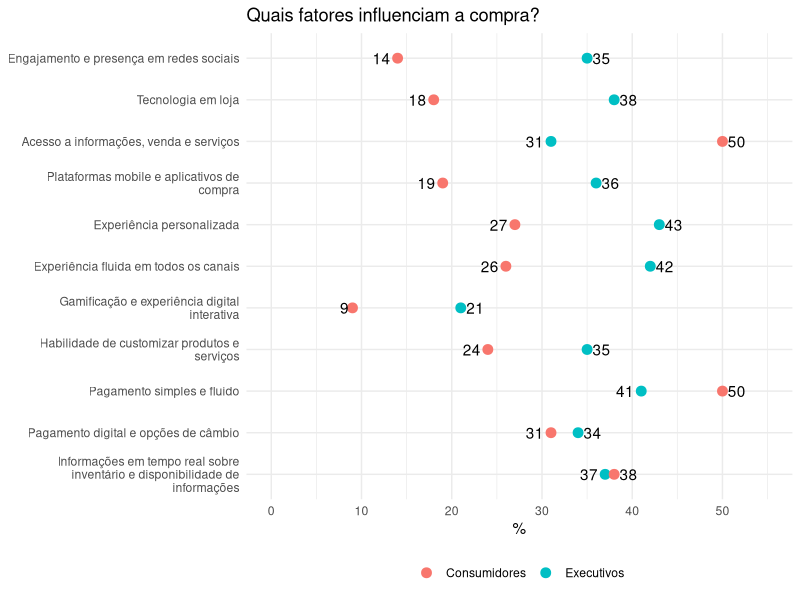
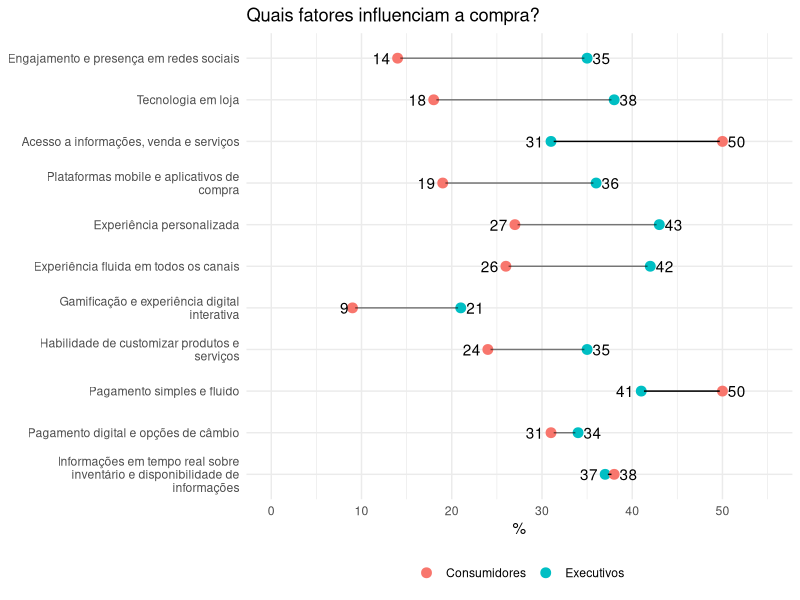

These charts were generated, in order, by the following R code:
## ---- chunk 1
knitr::opts_chunk$set(echo = TRUE, message = FALSE, warning = FALSE)
## ---- chunk 2
knitr::include_graphics("https://i.imgur.com/f1dh4uw.jpg")
## ---- chunk 3
library(tidyverse)
## ---- chunk 4
df <- tribble(
  ~fator, ~Executivos, ~Consumidores,
  "Experiência personalizada", 43, 27,
  "Experiência fluida em todos os canais", 42, 26,
  "Pagamento simples e fluido", 41, 50,
  "Tecnologia em loja", 38, 18,
  "Informações em tempo real sobre inventário e disponibilidade de informações", 37, 38,
  "Plataformas mobile e aplicativos de compra", 36, 19,
  "Habilidade de customizar produtos e serviços", 35, 24,
  "Engajamento e presença em redes sociais", 35, 14,
  "Pagamento digital e opções de câmbio", 34, 31,
  "Acesso a informações, venda e serviços", 31, 50,
  "Gamificação e experiência digital interativa", 21, 9
)
## ---- chunk 5
df <- df %>% 
  mutate(diferenca = abs(Executivos - Consumidores),
         # Quebrar o string do fator em parágrafos e reordenar
         fator = str_wrap(fator, 40),
         fator = fct_reorder(fator, diferenca, .desc = FALSE)) %>% 
  # criar colunas para armazenar os valores maximo e minimo entre executivos e consumidores 
  rowwise() %>% 
   mutate(maior_percentual = max(Executivos, Consumidores),
          menor_percentual = min(Executivos, Consumidores))

# criar coluna para identificar 
## ---- chunk 6
df.long <- df %>% 
  # transformar para formato tidy (long)
  gather(fonte_opiniao, valor, 2:3)

p <- ggplot(df.long, aes(x = valor, y = fator)) +
  geom_point(aes(color = fonte_opiniao), size = 3) +
  # ajustar pontos
  scale_x_continuous(limits = c(0, 55), breaks = seq(0, 50, 10)) +
  # mudar aparencia. isso é opcional.
  theme_minimal() + 
  # adicionar manualmente o label do valor que cada ponto representa
  geom_text(data = df, aes(x = maior_percentual, label = maior_percentual), hjust = -0.3) +
  geom_text(data = df, aes(x = menor_percentual, label = menor_percentual), hjust = 1.4) +
  # mudar titulos dos eixos e do grafico
  labs(x = "%", y = NULL, color = NULL, title = "Quais fatores influenciam a compra?") +
  theme(legend.position = "bottom")

p
## ---- chunk 7
# criar coluna para identificar quem da mais importancia ao fator
df <- df %>% 
  mutate(alpha_segmento = if_else(Executivos - Consumidores > 0, 0.5, 1))


## ---- chunk 8
p + 
  # para não fazer que o segmento fique em cima do ponto, eu removo 0,3 de cada lado dele
  geom_segment(data = df, aes(x = maior_percentual-0.3, xend = menor_percentual+0.3,
                              y = fator, yend = fator,
                              alpha = alpha_segmento),
               inherit.aes = FALSE, show.legend = FALSE) +
  scale_alpha_identity()



